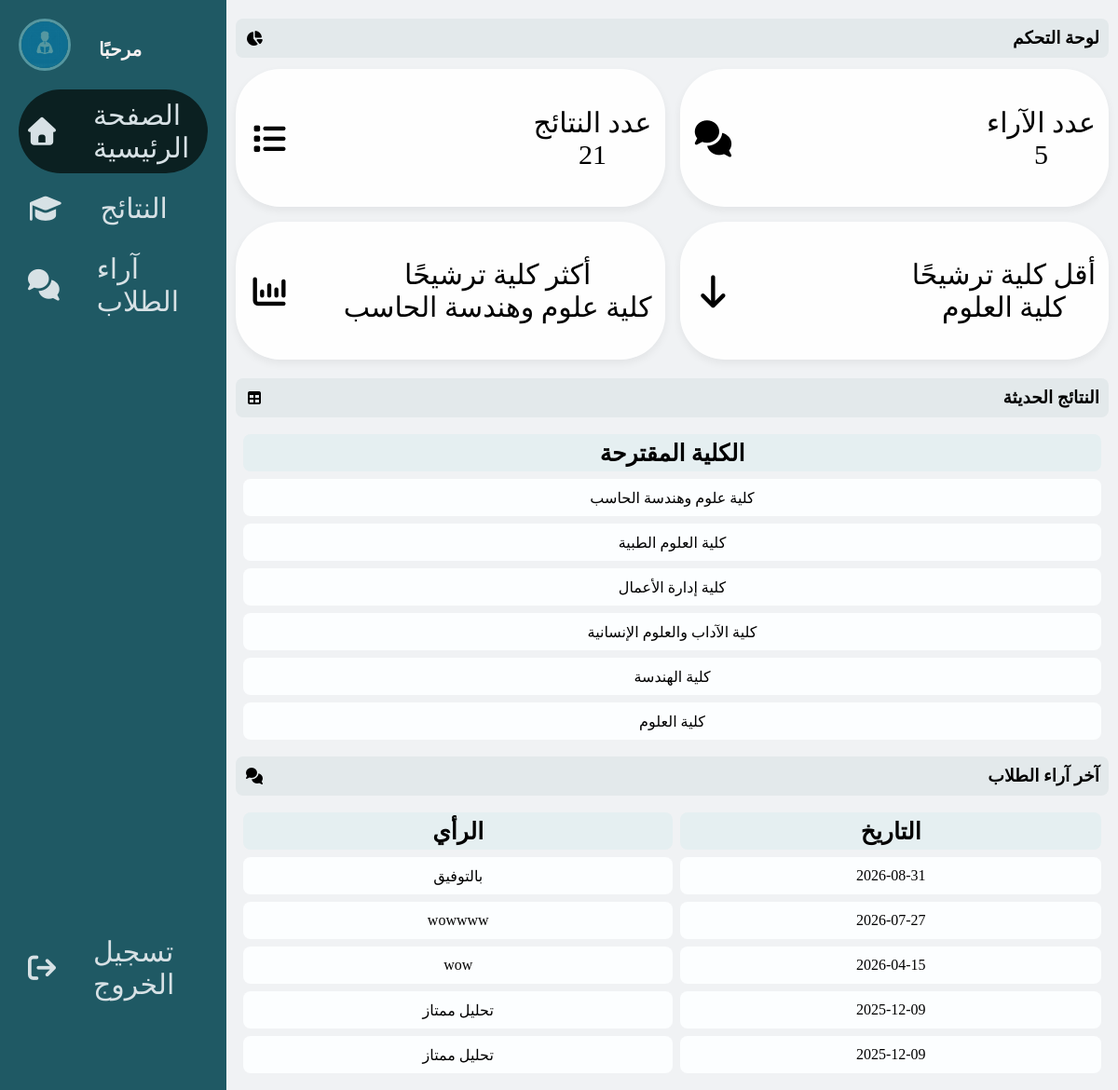
/dashboard, run on the app's committed database.
### tables this page shows
CREATE TABLE resulte (
    id INTEGER PRIMARY KEY AUTOINCREMENT,
    resulte_text TEXT,
    date TEXT
);

CREATE TABLE student_feedback (
    id INTEGER PRIMARY KEY AUTOINCREMENT,
    feedback_text TEXT,
    date TEXT
);

### flask_projct.py (the view)
@app.route("/dashboard")
def dashboard():
    conn = sqlite3.connect("dbm1.db")
    cursor = conn.cursor()
    cursor.execute("SELECT COUNT(*) FROM resulte")
    total_results = cursor.fetchone()[0]
    cursor.execute("SELECT COUNT(*) FROM student_feedback")
    total_feedbacks = cursor.fetchone()[0]
    cursor.execute("""
        SELECT resulte_text, COUNT(*) as count
        FROM resulte
        GROUP BY resulte_text
        ORDER BY count DESC
    """)
    result_stats = cursor.fetchall()
    top_college = result_stats[0][0] if result_stats else "—"
    cursor.execute("""
        SELECT resulte_text, COUNT(*) as count
        FROM resulte
        GROUP BY resulte_text
        ORDER BY count ASC
        LIMIT 1
    """)
    lowest_college = cursor.fetchone()
    lowest_college = lowest_college[0] if lowest_college else "—"
    cursor.execute("""
        SELECT feedback_text, date
        FROM student_feedback
        ORDER BY date DESC
        LIMIT 5
    """)
    feedbacks = cursor.fetchall()
    conn.close()
    return render_template(
        "dashboard.html",
        total_results=total_results,
        total_feedbacks=total_feedbacks,
        result_stats=result_stats,
        top_college=top_college,
        lowest_college=lowest_college,
        feedbacks=feedbacks
    )

### templates/dashboard.html (shortened to what this page needs)
<!DOCTYPE html>
  <head>
    <link rel="stylesheet" href="{{ url_for('static', filename='dashboard.css') }}" />
    <link
      rel="stylesheet"
      href="https://cdnjs.cloudflare.com/ajax/libs/font-awesome/7.0.1/css/all.min.css"
    />
  </head>
  <body>
    <div class="style2">
      <ul>
        <li class="profile">
          <div class="img-box">
            <img
              src="{{ url_for('static', filename='images/student-icon-png_124526.jpg') }}"
              alt="admin"
            />
          </div>
          <h2>مرحبًا {{ session['admin'] }}</h2>
        </li>
        <li class="active">
          <a href="#dashboard"><i class="fas fa-home"></i>
            <p>الصفحة الرئيسية</p></a>
        </li>
        <li><a href="#results"><i class="fa-solid fa-graduation-cap"></i>
            <p>النتائج</p></a>
        </li>
        <li><a href="#feedback"><i class="fas fa-comments"></i>
            <p>آراء الطلاب</p></a>
        </li>
        <li class="log-out">
          <a href="{{ url_for('home') }}"><i class="fas fa-sign-out"></i>
            <p>تسجيل الخروج</p></a>
        </li>
      </ul>
    </div>
    <div class="content">
      <div class="title">
        <i class="fas fa-chart-pie"></i>
        <h3>لوحة التحكم</h3>
      </div>
      <div class="data-in">
        <div class="box">
          <i class="fa-solid fa-list"></i>
          <div class="data1">
            <p>عدد النتائج</p>
            <span>{{ total_results }}</span>
          </div>
        </div>
        <div class="box">
          <i class="fa-solid fa-comments"></i>
          <div class="data1">
            <p>عدد الآراء</p>
            <span>{{ total_feedbacks }}</span>
          </div>
        </div>
        <div class="box">
          <i class="fa-solid fa-chart-column"></i>
          <div class="data1">
            <p>أكثر كلية ترشيحًا</p>
            <span>{{ top_college }}</span>
          </div>
        </div>
        <div class="box">
          <i class="fa-solid fa-arrow-down"></i>
          <div class="data1">
            <p>أقل كلية ترشيحًا</p>
            <span>{{ lowest_college }}</span>
          </div>
        </div>
      </div>
      <div class="title" id="results">
         <i class="fas fa-table"></i>
        <h3>النتائج الحديثة</h3>
      </div>
      <table>
        <thead>
          <tr>
            <th>الكلية المقترحة</th>
          </tr>
        </thead>
        <tbody>
          {% for r in result_stats %}
          <tr>
            <td>{{ r[0] }}</td>
          </tr>
          {% endfor %}
        </tbody>
      </table>
      <div class="title" id="feedback">
      <i class="fas fa-comments"></i>
        <h3>آخر آراء الطلاب</h3>
      </div>
      <table>
        <thead>
          <tr>
            <th>الرأي</th>
            <th>التاريخ</th>
          </tr>
        </thead>
        <tbody>
          {% for fb in feedbacks %}
          <tr>
            <td>{{ fb[0] }}</td>
            <td>{{ fb[1] }}</td>
          </tr>
          {% endfor %}
        </tbody>
      </table>
    </div>
  </body>
</html>

### static/dashboard.css (style rules this page uses)
* { margin: 0; padding: 0; }
body { background-color: rgb(240, 242, 244); display: flex; }
.img-box { width: 50px; height: 50px; border-radius: 50%; overflow: hidden; border: 3px solid white; margin-bottom: 10px; flex-shrink: 0; mix-blend-mode: soft-light; }
.img-box img { width: 100%; }
.profile { display: flex; align-items: center; gap: 30px; }
.profile h2 { font-size: 20px; text-transform: uppercase; color: #f6f1f1; }
.style2 { background-color: rgb(31, 89, 100); width: 60px; height: auto; padding: 20px; overflow: hidden; transition: .5s; }
ul { list-style: none; position: relative; height: 95%; }
ul li a { display: block; text-decoration: none; padding: 10px; margin: 10px 0; border-radius: 8px; display: flex; align-items: center; gap:40px; color: #d7e1e5; font-size: 30px; transition: .5s; }
ul li a:hover, .active { background-color: aliceblue; color: #15282f; }
.log-out { position: absolute; bottom: 0; width: 100%; }
.active { background-color:rgb(11, 32, 33) ; border-radius: 3rem; }
.content { width: 100%; margin: 10px; }
.title { background-color: #e3e9eb; padding: 10px; display: flex; align-items: center; justify-content: space-between; border-radius: 8px; margin: 10px 0; }
.data-in { display: grid; grid-template-columns: repeat(2, 2fr); gap: 16px; margin-top: 12px; margin-bottom: 20px; }
.data-in .box { background-color: #fffffff0; height: 120px; border-radius: 3rem; padding: 14px; display: flex; align-items: center; justify-content: space-between; gap: 12px; transition: transform .28s cubic-bezier(.2,.9,.3,1), box-shadow .28s ease; transform-origin: center top; box-shadow: 0 4px 10px rgba(0,0,0,0.06); }
.data-in .box i { font-size: 35px; }
.data-in .box .data1 { text-align: center; }
.data-in .box .data1 span { font-size: 30px; }
.data-in .box .data1 p { font-size: 30px; }
table { width: 100%; text-align: center; border-spacing: 8px; }
td { background-color: #fcfeff; height: 40px; border-radius: 8px; }
th { background-color: rgb(229, 239, 241); height: 40px; border-radius: 8px; font-size: 25px; }

### data on the page
resulte: resulte_text "كلية العلوم"
student_feedback: feedback_text "بالتوفيق", date "2026-08-31"
student_feedback: feedback_text "wowwww", date "2026-07-27"
student_feedback: feedback_text "wow", date "2026-04-15"
student_feedback: feedback_text "تحليل ممتاز", date "2025-12-09"
student_feedback: feedback_text "تحليل ممتاز", date "2025-12-09"

### other printed values
{{ total_results }} "21"
{{ total_feedbacks }} "5"
{{ top_college }} "كلية علوم وهندسة الحاسب"
{{ r[0] }} "كلية علوم وهندسة الحاسب" "كلية العلوم الطبية" "كلية إدارة الأعمال" "كلية الآداب والعلوم الإنسانية" "كلية الهندسة" "كلية العلوم"
